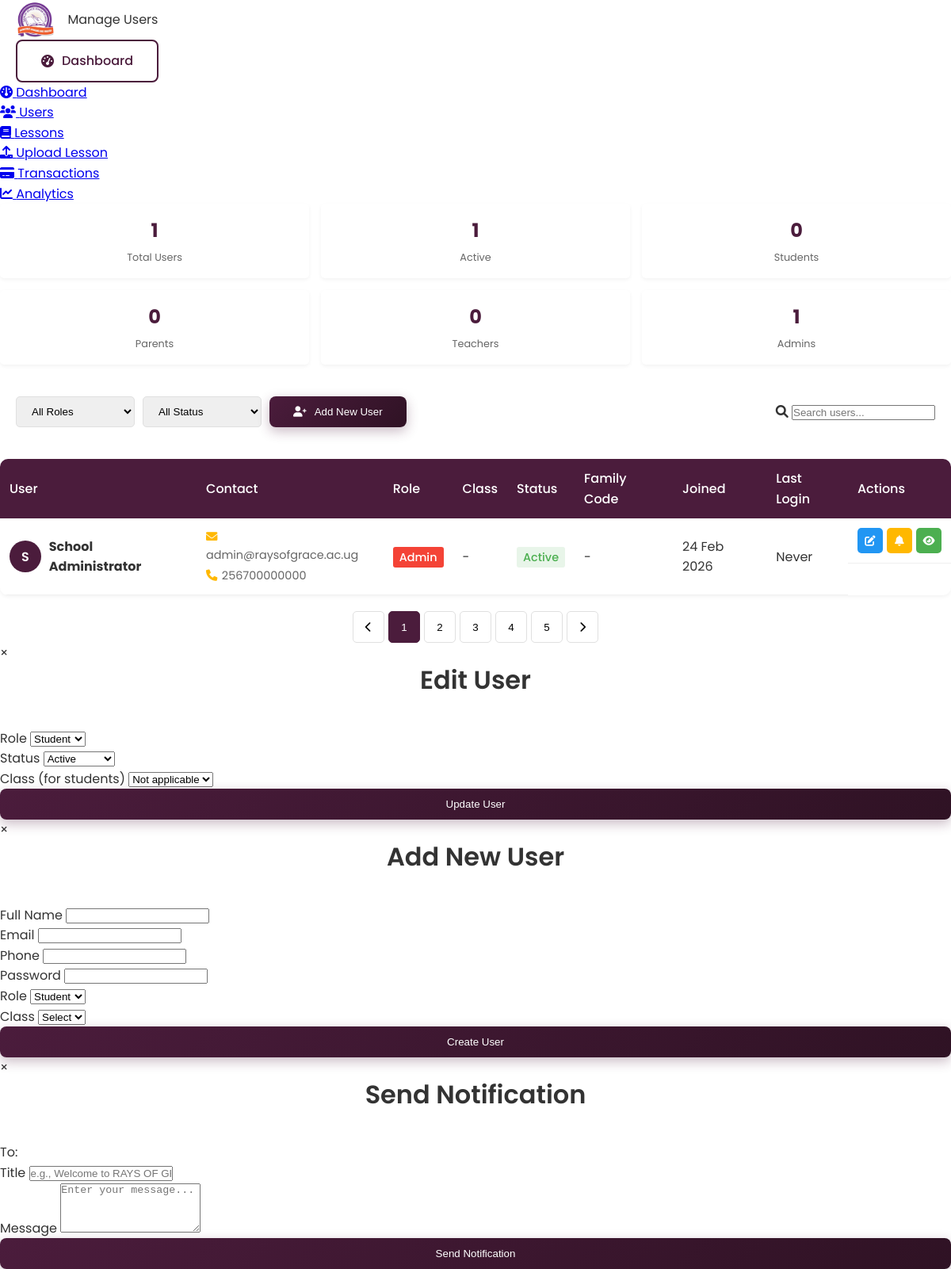
The page /admin/manage-users.php (signed in) on the database its author committed.
### tables this page shows
CREATE TABLE users (
    id INT AUTO_INCREMENT PRIMARY KEY,
    fullname VARCHAR(100) NOT NULL,
    email VARCHAR(100) UNIQUE NOT NULL,
    phone VARCHAR(20) UNIQUE NOT NULL,
    password VARCHAR(255) NOT NULL,
    role ENUM('user', 'parent', 'student', 'admin', 'teacher') DEFAULT 'user',
    family_id VARCHAR(50),
    family_code VARCHAR(50) UNIQUE,
    class VARCHAR(10) NULL,
    status ENUM('active', 'inactive', 'suspended') DEFAULT 'active',
    last_login DATETIME,
    created_at DATETIME,
    updated_at DATETIME,
    INDEX idx_email (email),
    INDEX idx_family (family_id)
);

### includes/config.php (called while the page is built, shortened)
<?php
function isLoggedIn() {
    return isset($_SESSION['user_id']);
}
function getCurrentUser($pdo) {
    $stmt = $pdo->prepare("SELECT * FROM users WHERE id = ?");
    $stmt->execute([$_SESSION['user_id']]);
    return $stmt->fetch();
}
?>

### admin/manage-users.php (the view, shortened to what this page needs)
<?php
require_once '../includes/config.php';
require_once '../includes/auth.php';
$user = getCurrentUser($pdo);
$search = $_GET['search'] ?? '';
$sql = "SELECT * FROM users WHERE 1=1";
$params = [];
$sql .= " ORDER BY created_at DESC";
$stmt = $pdo->prepare($sql);
$stmt->execute($params);
$users = $stmt->fetchAll();
$stmt = $pdo->query("
    SELECT
        COUNT(*) as total,
        SUM(CASE WHEN role = 'admin' THEN 1 ELSE 0 END) as admins,
        SUM(CASE WHEN role = 'parent' THEN 1 ELSE 0 END) as parents,
        SUM(CASE WHEN role = 'student' THEN 1 ELSE 0 END) as students,
        SUM(CASE WHEN role = 'teacher' THEN 1 ELSE 0 END) as teachers,
        SUM(CASE WHEN status = 'active' THEN 1 ELSE 0 END) as active,
        SUM(CASE WHEN status = 'inactive' THEN 1 ELSE 0 END) as inactive
    FROM users
");
$stats = $stmt->fetch();
?>
<!DOCTYPE html>
<html lang="en">
<head>
    <link rel="stylesheet" href="../css/style.css">
    <link rel="stylesheet" href="https://cdnjs.cloudflare.com/ajax/libs/font-awesome/6.0.0/css/all.min.css">
</head>
<body>
    <nav class="admin-nav">
        <div class="container">
            <div class="nav-left">
                <div class="logo">
                    <img src="../images/logo.png" alt="RAYS OF GRACE">
                    <span>Manage Users</span>
                </div>
            </div>
            <div class="nav-right">
                <a href="index.php" class="btn btn-outline btn-small">
                    <i class="fas fa-tachometer-alt"></i> Dashboard
                </a>
            </div>
        </div>
    </nav>
    <div class="admin-container">
        <aside class="admin-sidebar">
            <ul class="sidebar-menu">
                <li>
                    <a href="index.php">
                        <i class="fas fa-dashboard"></i>
                        <span>Dashboard</span>
                    </a>
                </li>
                <li class="active">
                    <a href="manage-users.php">
                        <i class="fas fa-users"></i>
                        <span>Users</span>
                    </a>
                </li>
                <li>
                    <a href="lessons.php">
                        <i class="fas fa-book"></i>
                        <span>Lessons</span>
                    </a>
                </li>
                <li>
                    <a href="upload-lesson.php">
                        <i class="fas fa-upload"></i>
                        <span>Upload Lesson</span>
                    </a>
                </li>
                <li>
                    <a href="transactions.php">
                        <i class="fas fa-credit-card"></i>
                        <span>Transactions</span>
                    </a>
                </li>
                <li>
                    <a href="analytics.php">
                        <i class="fas fa-chart-line"></i>
                        <span>Analytics</span>
                    </a>
                </li>
            </ul>
        </aside>
        <main class="admin-main">
            <div class="user-stats">
                <div class="stat-card">
                    <span class="stat-value"><?php echo $stats['total']; ?></span>
                    <span class="stat-label">Total Users</span>
                </div>
                <div class="stat-card">
                    <span class="stat-value"><?php echo $stats['active']; ?></span>
                    <span class="stat-label">Active</span>
                </div>
                <div class="stat-card">
                    <span class="stat-value"><?php echo $stats['students']; ?></span>
                    <span class="stat-label">Students</span>
                </div>
                <div class="stat-card">
                    <span class="stat-value"><?php echo $stats['parents']; ?></span>
                    <span class="stat-label">Parents</span>
                </div>
                <div class="stat-card">
                    <span class="stat-value"><?php echo $stats['teachers']; ?></span>
                    <span class="stat-label">Teachers</span>
                </div>
                <div class="stat-card">
                    <span class="stat-value"><?php echo $stats['admins']; ?></span>
                    <span class="stat-label">Admins</span>
                </div>
            </div>
            <div class="filters-section">
                <div class="filters">
                    <select onchange="filterRole(this.value)">
                        <option value="">All Roles</option>
                    </select>
                    <select onchange="filterStatus(this.value)">
                        <option value="">All Status</option>
                    </select>
                    <button class="btn btn-primary" onclick="showAddUserModal()">
                        <i class="fas fa-user-plus"></i> Add New User
                    </button>
                </div>
                <div class="search-box">
                    <i class="fas fa-search"></i>
                    <input type="text" placeholder="Search users..." value="<?php echo htmlspecialchars($search); ?>"
                           onkeyup="if(event.key === 'Enter') searchUsers(this.value)">
                </div>
            </div>
            <div class="users-table-container">
                <table class="users-table">
                    <thead>
                        <tr>
                            <th>User</th>
                            <th>Contact</th>
                            <th>Role</th>
                            <th>Class</th>
                            <th>Status</th>
                            <th>Family Code</th>
                            <th>Joined</th>
                            <th>Last Login</th>
                            <th>Actions</th>
                        </tr>
                    </thead>
                    <tbody>
                        <?php foreach ($users as $u): ?>
                        <tr>
                            <td>
                                <div class="user-cell">
                                    <div class="user-avatar">
                                        <?php echo strtoupper(substr($u['fullname'], 0, 1)); ?>
                                    </div>
                                    <div>
                                        <strong><?php echo htmlspecialchars($u['fullname']); ?></strong>
                                    </div>
                                </div>
                            </td>
                            <td>
                                <div class="contact-info">
                                    <span><i class="fas fa-envelope"></i> <?php echo $u['email']; ?></span>
                                    <span><i class="fas fa-phone"></i> <?php echo $u['phone']; ?></span>
                                </div>
                            </td>
                            <td>
                                <span class="role-badge <?php echo $u['role']; ?>">
                                    <?php echo ucfirst($u['role']); ?>
                                </span>
                            </td>
                            <td><?php echo $u['class'] ?? '-'; ?></td>
                            <td>
                                <span class="status-badge <?php echo $u['status']; ?>">
                                    <?php echo ucfirst($u['status']); ?>
                                </span>
                            </td>
                            <td>
                                <?php if ($u['family_id']): ?>
                                <code><?php echo $u['family_id']; ?></code>
                                <?php else: ?>
                                -
                                <?php endif; ?>
                            </td>
                            <td><?php echo date('d M Y', strtotime($u['created_at'])); ?></td>
                            <td><?php echo $u['last_login'] ? timeAgo($u['last_login']) : 'Never'; ?></td>
                            <td class="actions">
                                <button class="action-btn edit" onclick="editUser(<?php echo $u['id']; ?>)">
                                    <i class="fas fa-edit"></i>
                                </button>
                                <button class="action-btn notify" onclick="showNotifyModal(<?php echo $u['id']; ?>, '<?php echo addslashes($u['fullname']); ?>')">
                                    <i class="fas fa-bell"></i>
                                </button>
                                <button class="action-btn view" onclick="viewUser(<?php echo $u['id']; ?>)">
                                    <i class="fas fa-eye"></i>
                                </button>
                            </td>
                        </tr>
                        <?php endforeach; ?>
                    </tbody>
                </table>
            </div>
            <div class="pagination">
                <button class="page-btn"><i class="fas fa-chevron-left"></i></button>
                <button class="page-btn active">1</button>
                <button class="page-btn">2</button>
                <button class="page-btn">3</button>
                <button class="page-btn">4</button>
                <button class="page-btn">5</button>
                <button class="page-btn"><i class="fas fa-chevron-right"></i></button>
            </div>
        </main>
    </div>
    <div id="editUserModal" class="modal">
        <div class="modal-content">
            <span class="close" onclick="hideModal('editUserModal')">&times;</span>
            <h2>Edit User</h2>
            <form method="POST" action="" id="editUserForm">
                <div class="form-group">
                    <label>Role</label>
                    <select name="role" id="edit_role" required>
                        <option value="student">Student</option>
                    </select>
                </div>
                <div class="form-group">
                    <label>Status</label>
                    <select name="status" id="edit_status" required>
                        <option value="active">Active</option>
                    </select>
                </div>
                <div class="form-group">
                    <label>Class (for students)</label>
                    <select name="class" id="edit_class">
                        <option value="">Not applicable</option>
                    </select>
                </div>
                <button type="submit" name="update_user" class="btn btn-primary btn-block">
                    Update User
                </button>
            </form>
        </div>
    </div>
    <div id="addUserModal" class="modal">
        <div class="modal-content">
            <span class="close" onclick="hideModal('addUserModal')">&times;</span>
            <h2>Add New User</h2>
            <form method="POST" action="add-user.php" class="modal-form">
                <div class="form-group">
                    <label>Full Name</label>
                    <input type="text" name="fullname" required>
                </div>
                <div class="form-group">
                    <label>Email</label>
                    <input type="email" name="email" required>
                </div>
                <div class="form-group">
                    <label>Phone</label>
                    <input type="tel" name="phone" required>
                </div>
                <div class="form-group">
                    <label>Password</label>
                    <input type="password" name="password" required>
                </div>
                <div class="form-row">
                    <div class="form-group">
                        <label>Role</label>
                        <select name="role" required>
                            <option value="student">Student</option>
                        </select>
                    </div>
                    <div class="form-group">
                        <label>Class</label>
                        <select name="class">
                            <option value="">Select</option>
                        </select>
                    </div>
                </div>
                <button type="submit" name="add_user" class="btn btn-primary btn-block">
                    Create User
                </button>
            </form>
        </div>
    </div>
    <div id="notifyModal" class="modal">
        <div class="modal-content">
            <span class="close" onclick="hideModal('notifyModal')">&times;</span>
            <h2>Send Notification</h2>
            <p>To: <span id="notify_user_name"></span></p>
            <form method="POST" action="" id="notifyForm">
                <div class="form-group">
                    <label>Title</label>
                    <input type="text" name="notification_title" required
                           placeholder="e.g., Welcome to RAYS OF GRACE">
                </div>
                <div class="form-group">
                    <label>Message</label>
                    <textarea name="notification_message" rows="4" required
                              placeholder="Enter your message..."></textarea>
                </div>
                <button type="submit" name="send_notification" class="btn btn-primary btn-block">
                    Send Notification
                </button>
            </form>
        </div>
    </div>
</body>
</html>

### rows shown on the page
users: fullname "S", fullname "School Administrator", email "admin@raysofgrace.ac.ug", phone "256700000000", role "Admin", class "-", status "Active", created_at "24 Feb 2026", shows "Never"

### other values the page prints
$stats['total'] "1"
$stats['active'] "1"
$stats['students'] "0"
$stats['parents'] "0"
$stats['teachers'] "0"
$stats['admins'] "1"
